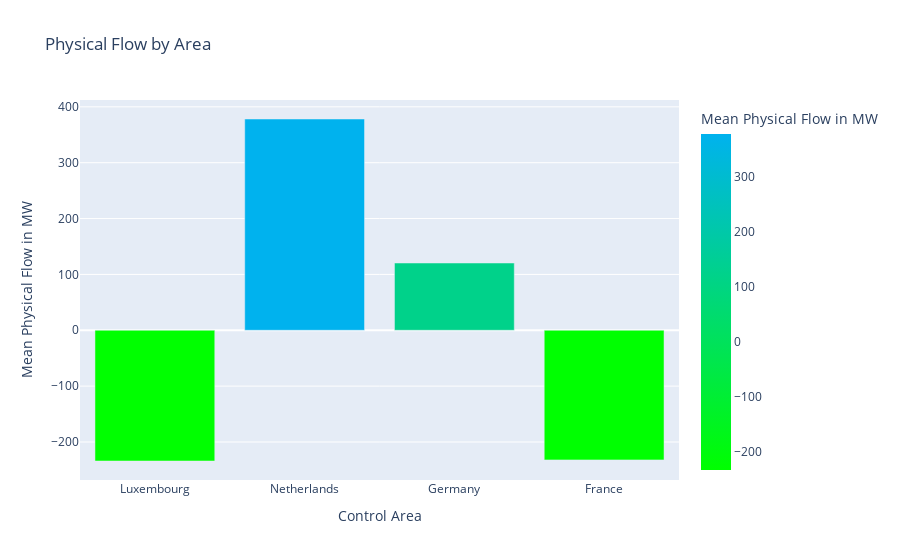

Notebook source saved alongside this figure:
### Markdown cell above
But what if you would like to change the colour? No problem!

### Code cell
# creating a dummy dataframe
flow_by_area = pd.DataFrame({"Control Area":["Luxembourg", "Netherlands", "Germany", "France"], "Mean Physical Flow in MW": [-234.05,378.23,120.42,-232.09]})

#  create the graph - adding color by specificing the color argument with the column score and creating a custom scale (not necessary)
fig  = px.bar(data_frame = flow_by_area, x = "Control Area", y = "Mean Physical Flow in MW", title = "Physical Flow by Area", color="Mean Physical Flow in MW",  color_continuous_scale=["rgb(0,255,0)","rgb(0,178,238)"])
fig.show()

### Figure 1 — Plotly figure (JSON) as saved in the notebook; plotly's stock layout.template omitted (floating-point values rounded to 4 significant figures)
{"data": [{"alignmentgroup": "True", "hovertemplate": "Control Area=%{x}<br>Mean Physical Flow in MW=%{marker.color}<extra></extra>", "legendgroup": "", "marker": {"color": [-234.1, 378.2, 120.4, -232.1], "coloraxis": "coloraxis"}, "name": "", "offsetgroup": "", "orientation": "v", "showlegend": false, "textposition": "auto", "type": "bar", "x": ["Luxembourg", "Netherlands", "Germany", "France"], "xaxis": "x", "y": [-234.1, 378.2, 120.4, -232.1], "yaxis": "y"}], "layout": {"autosize": true, "barmode": "relative", "coloraxis": {"colorbar": {"title": {"text": "Mean Physical Flow in MW"}}, "colorscale": [[0, "rgb(0,255,0)"], [1, "rgb(0,178,238)"]]}, "legend": {"tracegroupgap": 0}, "title": {"text": "Physical Flow by Area"}, "xaxis": {"anchor": "y", "autorange": true, "domain": [0, 1], "range": [-0.5, 3.5], "title": {"text": "Control Area"}, "type": "category"}, "yaxis": {"anchor": "x", "autorange": true, "domain": [0, 1], "range": [-268.1, 412.2], "title": {"text": "Mean Physical Flow in MW"}, "type": "linear"}}}
